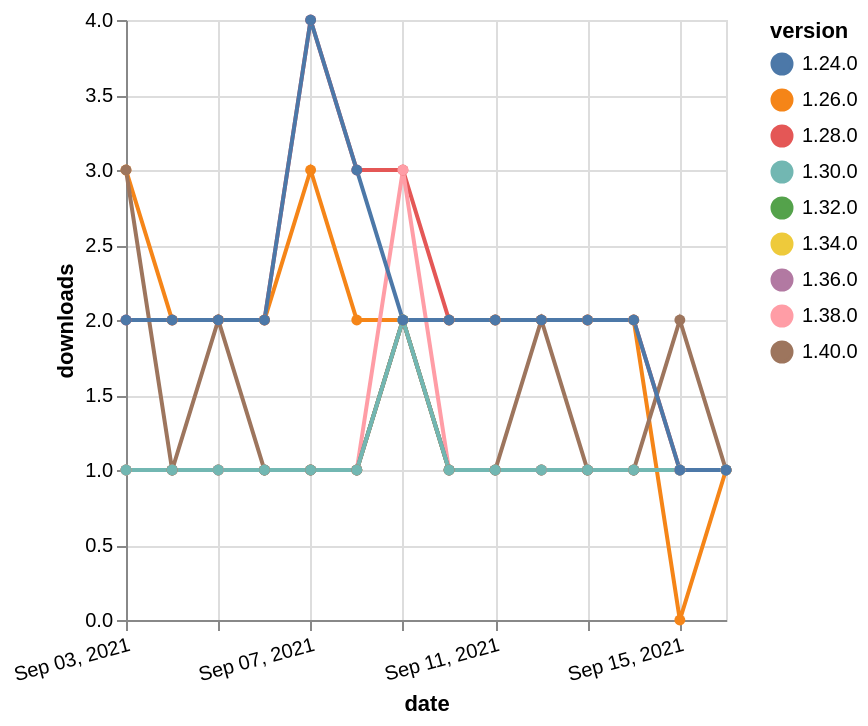

Write the Vega-Lite specification saved for this chart.
### Vega-Lite specification from a JSON file in a GitHub repository (floating-point values rounded to 4 significant figures)
{"$schema": "https://vega.github.io/schema/vega-lite/v5.json", "description": "A simple bar chart with embedded data.", "data": {"values": [{"date": "2021-09-03", "total": 185, "delta": 1, "version": "1.34.0"}, {"date": "2021-09-04", "total": 186, "delta": 1, "version": "1.34.0"}, {"date": "2021-09-05", "total": 187, "delta": 1, "version": "1.34.0"}, {"date": "2021-09-06", "total": 188, "delta": 1, "version": "1.34.0"}, {"date": "2021-09-07", "total": 189, "delta": 1, "version": "1.34.0"}, {"date": "2021-09-08", "total": 190, "delta": 1, "version": "1.34.0"}, {"date": "2021-09-09", "total": 192, "delta": 2, "version": "1.34.0"}, {"date": "2021-09-10", "total": 193, "delta": 1, "version": "1.34.0"}, {"date": "2021-09-11", "total": 194, "delta": 1, "version": "1.34.0"}, {"date": "2021-09-12", "total": 195, "delta": 1, "version": "1.34.0"}, {"date": "2021-09-13", "total": 196, "delta": 1, "version": "1.34.0"}, {"date": "2021-09-14", "total": 197, "delta": 1, "version": "1.34.0"}, {"date": "2021-09-15", "total": 198, "delta": 1, "version": "1.34.0"}, {"date": "2021-09-16", "total": 199, "delta": 1, "version": "1.34.0"}, {"date": "2021-09-03", "total": 192, "delta": 1, "version": "1.32.0"}, {"date": "2021-09-04", "total": 193, "delta": 1, "version": "1.32.0"}, {"date": "2021-09-05", "total": 194, "delta": 1, "version": "1.32.0"}, {"date": "2021-09-06", "total": 195, "delta": 1, "version": "1.32.0"}, {"date": "2021-09-07", "total": 196, "delta": 1, "version": "1.32.0"}, {"date": "2021-09-08", "total": 197, "delta": 1, "version": "1.32.0"}, {"date": "2021-09-09", "total": 199, "delta": 2, "version": "1.32.0"}, {"date": "2021-09-10", "total": 200, "delta": 1, "version": "1.32.0"}, {"date": "2021-09-11", "total": 201, "delta": 1, "version": "1.32.0"}, {"date": "2021-09-12", "total": 202, "delta": 1, "version": "1.32.0"}, {"date": "2021-09-13", "total": 203, "delta": 1, "version": "1.32.0"}, {"date": "2021-09-14", "total": 204, "delta": 1, "version": "1.32.0"}, {"date": "2021-09-15", "total": 205, "delta": 1, "version": "1.32.0"}, {"date": "2021-09-16", "total": 206, "delta": 1, "version": "1.32.0"}, {"date": "2021-09-03", "total": 2541, "delta": 2, "version": "1.28.0"}, {"date": "2021-09-04", "total": 2543, "delta": 2, "version": "1.28.0"}, {"date": "2021-09-05", "total": 2545, "delta": 2, "version": "1.28.0"}, {"date": "2021-09-06", "total": 2547, "delta": 2, "version": "1.28.0"}, {"date": "2021-09-07", "total": 2551, "delta": 4, "version": "1.28.0"}, {"date": "2021-09-08", "total": 2554, "delta": 3, "version": "1.28.0"}, {"date": "2021-09-09", "total": 2557, "delta": 3, "version": "1.28.0"}, {"date": "2021-09-10", "total": 2559, "delta": 2, "version": "1.28.0"}, {"date": "2021-09-11", "total": 2561, "delta": 2, "version": "1.28.0"}, {"date": "2021-09-12", "total": 2563, "delta": 2, "version": "1.28.0"}, {"date": "2021-09-13", "total": 2565, "delta": 2, "version": "1.28.0"}, {"date": "2021-09-14", "total": 2567, "delta": 2, "version": "1.28.0"}, {"date": "2021-09-15", "total": 2568, "delta": 1, "version": "1.28.0"}, {"date": "2021-09-16", "total": 2569, "delta": 1, "version": "1.28.0"}, {"date": "2021-09-03", "total": 2650, "delta": 3, "version": "1.26.0"}, {"date": "2021-09-04", "total": 2652, "delta": 2, "version": "1.26.0"}, {"date": "2021-09-05", "total": 2654, "delta": 2, "version": "1.26.0"}, {"date": "2021-09-06", "total": 2656, "delta": 2, "version": "1.26.0"}, {"date": "2021-09-07", "total": 2659, "delta": 3, "version": "1.26.0"}, {"date": "2021-09-08", "total": 2661, "delta": 2, "version": "1.26.0"}, {"date": "2021-09-09", "total": 2663, "delta": 2, "version": "1.26.0"}, {"date": "2021-09-10", "total": 2665, "delta": 2, "version": "1.26.0"}, {"date": "2021-09-11", "total": 2667, "delta": 2, "version": "1.26.0"}, {"date": "2021-09-12", "total": 2669, "delta": 2, "version": "1.26.0"}, {"date": "2021-09-13", "total": 2671, "delta": 2, "version": "1.26.0"}, {"date": "2021-09-14", "total": 2673, "delta": 2, "version": "1.26.0"}, {"date": "2021-09-15", "total": 2673, "delta": 0, "version": "1.26.0"}, {"date": "2021-09-16", "total": 2674, "delta": 1, "version": "1.26.0"}, {"date": "2021-09-03", "total": 179, "delta": 1, "version": "1.38.0"}, {"date": "2021-09-04", "total": 180, "delta": 1, "version": "1.38.0"}, {"date": "2021-09-05", "total": 181, "delta": 1, "version": "1.38.0"}, {"date": "2021-09-06", "total": 182, "delta": 1, "version": "1.38.0"}, {"date": "2021-09-07", "total": 183, "delta": 1, "version": "1.38.0"}, {"date": "2021-09-08", "total": 184, "delta": 1, "version": "1.38.0"}, {"date": "2021-09-09", "total": 187, "delta": 3, "version": "1.38.0"}, {"date": "2021-09-10", "total": 188, "delta": 1, "version": "1.38.0"}, {"date": "2021-09-11", "total": 189, "delta": 1, "version": "1.38.0"}, {"date": "2021-09-12", "total": 190, "delta": 1, "version": "1.38.0"}, {"date": "2021-09-13", "total": 191, "delta": 1, "version": "1.38.0"}, {"date": "2021-09-14", "total": 192, "delta": 1, "version": "1.38.0"}, {"date": "2021-09-15", "total": 193, "delta": 1, "version": "1.38.0"}, {"date": "2021-09-16", "total": 194, "delta": 1, "version": "1.38.0"}, {"date": "2021-09-03", "total": 166, "delta": 1, "version": "1.36.0"}, {"date": "2021-09-04", "total": 167, "delta": 1, "version": "1.36.0"}, {"date": "2021-09-05", "total": 168, "delta": 1, "version": "1.36.0"}, {"date": "2021-09-06", "total": 169, "delta": 1, "version": "1.36.0"}, {"date": "2021-09-07", "total": 170, "delta": 1, "version": "1.36.0"}, {"date": "2021-09-08", "total": 171, "delta": 1, "version": "1.36.0"}, {"date": "2021-09-09", "total": 173, "delta": 2, "version": "1.36.0"}, {"date": "2021-09-10", "total": 174, "delta": 1, "version": "1.36.0"}, {"date": "2021-09-11", "total": 175, "delta": 1, "version": "1.36.0"}, {"date": "2021-09-12", "total": 176, "delta": 1, "version": "1.36.0"}, {"date": "2021-09-13", "total": 177, "delta": 1, "version": "1.36.0"}, {"date": "2021-09-14", "total": 178, "delta": 1, "version": "1.36.0"}, {"date": "2021-09-15", "total": 179, "delta": 1, "version": "1.36.0"}, {"date": "2021-09-16", "total": 180, "delta": 1, "version": "1.36.0"}, {"date": "2021-09-03", "total": 125, "delta": 3, "version": "1.40.0"}, {"date": "2021-09-04", "total": 126, "delta": 1, "version": "1.40.0"}, {"date": "2021-09-05", "total": 128, "delta": 2, "version": "1.40.0"}, {"date": "2021-09-06", "total": 129, "delta": 1, "version": "1.40.0"}, {"date": "2021-09-07", "total": 130, "delta": 1, "version": "1.40.0"}, {"date": "2021-09-08", "total": 131, "delta": 1, "version": "1.40.0"}, {"date": "2021-09-09", "total": 133, "delta": 2, "version": "1.40.0"}, {"date": "2021-09-10", "total": 134, "delta": 1, "version": "1.40.0"}, {"date": "2021-09-11", "total": 135, "delta": 1, "version": "1.40.0"}, {"date": "2021-09-12", "total": 137, "delta": 2, "version": "1.40.0"}, {"date": "2021-09-13", "total": 138, "delta": 1, "version": "1.40.0"}, {"date": "2021-09-14", "total": 139, "delta": 1, "version": "1.40.0"}, {"date": "2021-09-15", "total": 141, "delta": 2, "version": "1.40.0"}, {"date": "2021-09-16", "total": 142, "delta": 1, "version": "1.40.0"}, {"date": "2021-09-03", "total": 248, "delta": 1, "version": "1.30.0"}, {"date": "2021-09-04", "total": 249, "delta": 1, "version": "1.30.0"}, {"date": "2021-09-05", "total": 250, "delta": 1, "version": "1.30.0"}, {"date": "2021-09-06", "total": 251, "delta": 1, "version": "1.30.0"}, {"date": "2021-09-07", "total": 252, "delta": 1, "version": "1.30.0"}, {"date": "2021-09-08", "total": 253, "delta": 1, "version": "1.30.0"}, {"date": "2021-09-09", "total": 255, "delta": 2, "version": "1.30.0"}, {"date": "2021-09-10", "total": 256, "delta": 1, "version": "1.30.0"}, {"date": "2021-09-11", "total": 257, "delta": 1, "version": "1.30.0"}, {"date": "2021-09-12", "total": 258, "delta": 1, "version": "1.30.0"}, {"date": "2021-09-13", "total": 259, "delta": 1, "version": "1.30.0"}, {"date": "2021-09-14", "total": 260, "delta": 1, "version": "1.30.0"}, {"date": "2021-09-15", "total": 261, "delta": 1, "version": "1.30.0"}, {"date": "2021-09-16", "total": 262, "delta": 1, "version": "1.30.0"}, {"date": "2021-09-03", "total": 3229, "delta": 2, "version": "1.24.0"}, {"date": "2021-09-04", "total": 3231, "delta": 2, "version": "1.24.0"}, {"date": "2021-09-05", "total": 3233, "delta": 2, "version": "1.24.0"}, {"date": "2021-09-06", "total": 3235, "delta": 2, "version": "1.24.0"}, {"date": "2021-09-07", "total": 3239, "delta": 4, "version": "1.24.0"}, {"date": "2021-09-08", "total": 3242, "delta": 3, "version": "1.24.0"}, {"date": "2021-09-09", "total": 3244, "delta": 2, "version": "1.24.0"}, {"date": "2021-09-10", "total": 3246, "delta": 2, "version": "1.24.0"}, {"date": "2021-09-11", "total": 3248, "delta": 2, "version": "1.24.0"}, {"date": "2021-09-12", "total": 3250, "delta": 2, "version": "1.24.0"}, {"date": "2021-09-13", "total": 3252, "delta": 2, "version": "1.24.0"}, {"date": "2021-09-14", "total": 3254, "delta": 2, "version": "1.24.0"}, {"date": "2021-09-15", "total": 3255, "delta": 1, "version": "1.24.0"}, {"date": "2021-09-16", "total": 3256, "delta": 1, "version": "1.24.0"}]}, "width": "container", "mark": {"type": "line", "point": {"filled": true}}, "encoding": {"x": {"field": "date", "type": "temporal", "timeUnit": "yearmonthdate", "title": "date", "axis": {"labelAngle": -15}}, "y": {"field": "delta", "type": "quantitative", "title": "downloads"}, "color": {"field": "version", "type": "nominal"}, "tooltip": {"field": "delta"}}}
